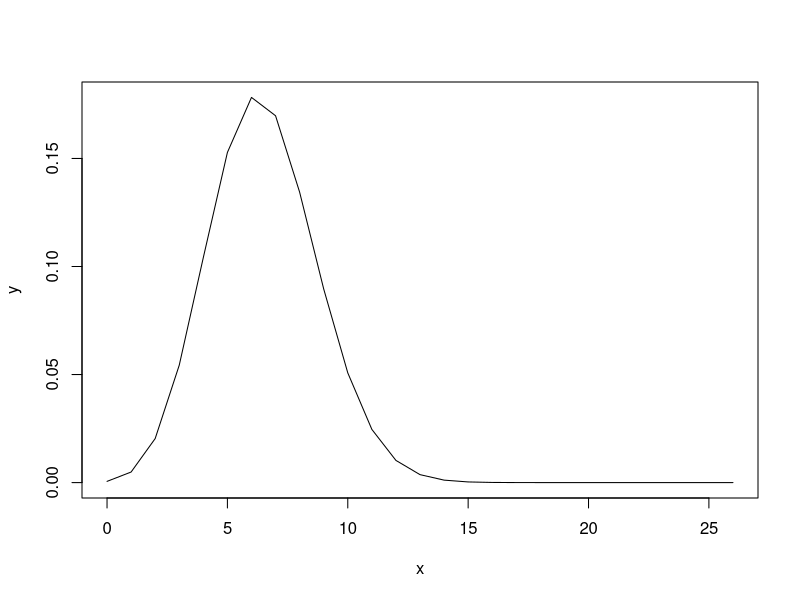
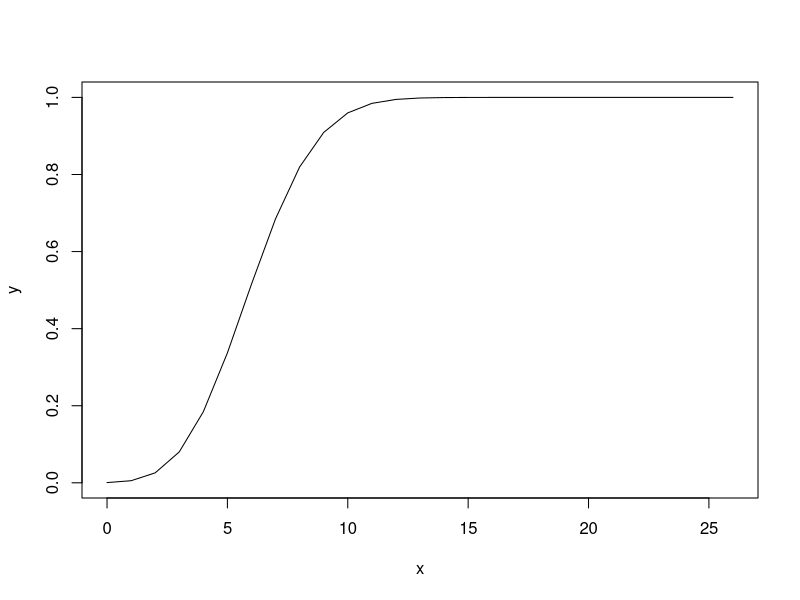

The R source for these figures, in order:
## ---- chunk 1
x1 <- dbinom(3, size=7, prob=0.41)
sprintf("The probability of exactly 3 adults use their smartphone is: %f", x1)
## ---- chunk 2
x2 <- 1-pbinom(3-1, size=5, prob=0.54)
sprintf("The probability that at least 3 people use their smartphone: %f", x2)
## ---- chunk 3
a<-dbinom(3, size=4, prob=0.6)
sprintf("Probability of exactly 3 of 4 adults believe in reincarnation: %f", a)
## ---- chunk 4
b<-dbinom(4, size=4, prob=0.6)
sprintf("Probability that all of selected adults believe in reincarnation: %f", b)
## ---- chunk 5
c<- 1-pbinom(2, size=4, prob=0.6)
sprintf("Probability that at least 3 of the selected believe in reincarnation: %f", c)
## ---- chunk 6
size=26
p=0.25
q<-1-p
mean_<-size*p
sd<-sqrt(size*p*q)
sprintf("Mean: %f", mean_)
sprintf("Standard deviation: %f", sd)
## ---- chunk 7
minUsualValue<-mean_-2*sd
maxUsualValue<-mean_+2*sd
sprintf("Minimum Usual Value: %f", minUsualValue)
sprintf("Maximum Usual Value: %f", maxUsualValue)
## ---- chunk 8
x <- seq(0, 26, by = 1) 
y <- dbinom(x, size = 26, prob = 0.25) 
plot(x, y, type = 'l') 
## ---- chunk 9
x <- seq(0, 26, by = 1) 
y <- pbinom(x, size = 26, prob = 0.25) 
plot(x, y, type = 'l') 
